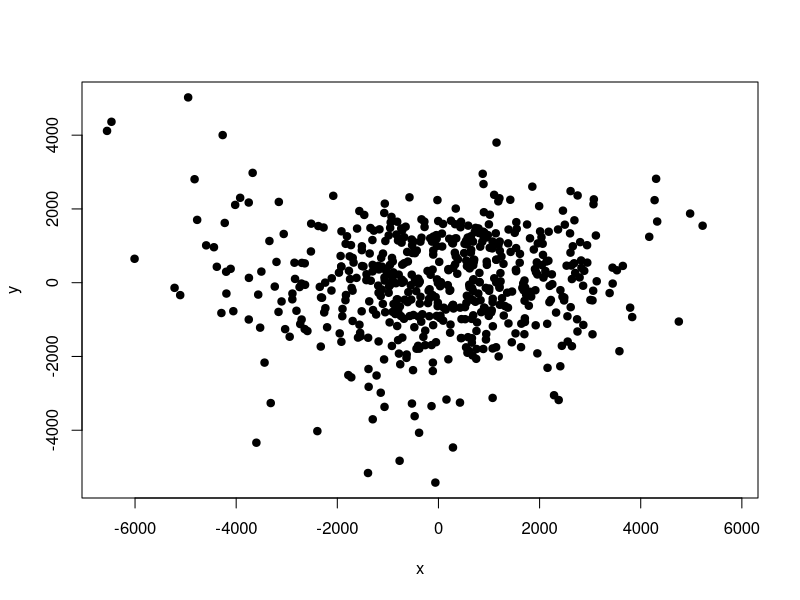
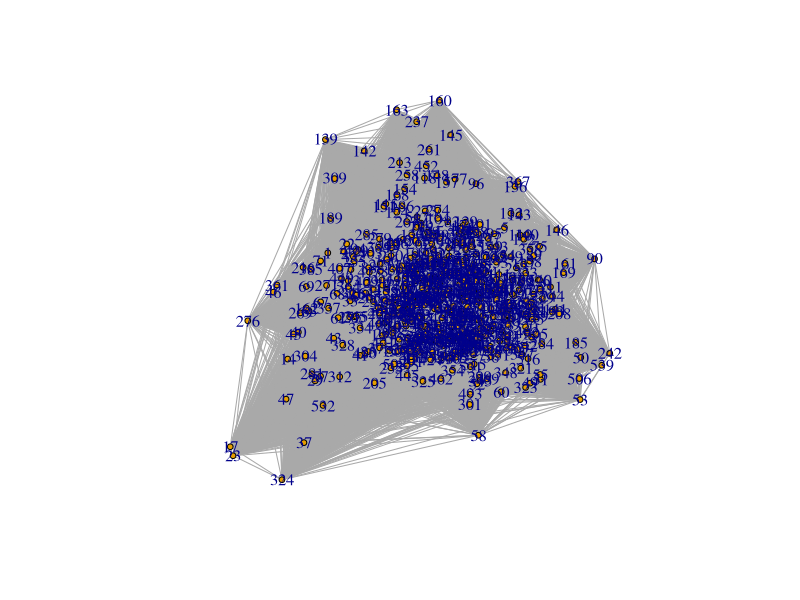

Write R code to recreate these figures, in order.
# script R
# 2015.11.25
# MDS Multidimensional Scaling
# save synthese sheet from Data_ecophy_pour_Christophe_def_v2-1.xlsx as synthese.csv

bacteria <- read.table("phylum_abundance.txt", header=TRUE, sep="\t", dec=".")
head(bacteria)
dim(bacteria)

synthese <- read.table("synthese.csv", header=TRUE, sep=",", dec=".")
head(synthese)
dim(synthese)

data <- merge(synthese, bacteria)
head(data)
dim(data)

library(cluster) # https://cran.r-project.org/web/packages/cluster/cluster.pdf

# calculs des dissimilaritées
m <- daisy(data)
m <- as.matrix(m)
dim(m)
summary(m)

fit <- cmdscale(m, eig = TRUE, k = 2)
x <- fit$points[, 1]
y <- fit$points[, 2]
plot(x, y, pch = 19, xlim = range(x) + c(0, 600))

library(igraph)

g <- graph.full(nrow(m))
layout <- layout.mds(g, dist = as.matrix(m))
plot(g, layout = layout, vertex.size = 3)
